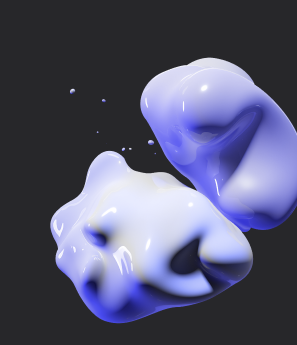
#> input picture assets/files_blob.png, 297 x 345 px
$ python -i analyze_layout.py   (imports and definitions only)   (older library calls are emulated)
#> lines starting #> are read from the running program, lines starting #| are printed output that depends on the picture; after the words box and inside, x2 and y2 are one past the last pixel; in counts of white or black regions, pixels touching at a corner belong together
import cv2
import numpy as np
import os
import json
from math import hypot


# Custom JSON encoder for numpy types
class NumpyEncoder(json.JSONEncoder):
    def default(self, obj):
        if isinstance(obj, (np.integer, int)):
            return int(obj)
        elif isinstance(obj, (np.floating, float)):
            return float(obj)
        elif isinstance(obj, np.ndarray):
            return obj.tolist()
        elif isinstance(obj, np.bool_):
            return bool(obj)
        return super(NumpyEncoder, self).default(obj)


# ==========================================
# 1. HELPER FUNCTIONS
# ==========================================


def resize_for_fast_processing(img, max_side=640):
    h, w = img.shape[:2]
    scale = max_side / max(h, w) if max(h, w) > max_side else 1.0
    if scale != 1.0:
        img = cv2.resize(
            img, (int(w * scale), int(h * scale)), interpolation=cv2.INTER_AREA
        )
    return img, scale


def compute_saliency_gray(img):
    sal = None
    try:
        salience = cv2.saliency.StaticSaliencySpectralResidual_create()
        success, sal = salience.computeSaliency(img)
        if not success:
            sal = None
    except Exception:
        sal = None
    if sal is None:
        gray = cv2.cvtColor(img, cv2.COLOR_BGR2GRAY)
        blur1 = cv2.GaussianBlur(gray, (3, 3), 0)
        blur2 = cv2.GaussianBlur(gray, (21, 21), 0)
        sal = cv2.absdiff(blur1, blur2)
        sal = sal.astype(np.float32) / (sal.max() + 1e-9)
    else:
        sal = sal.astype(np.float32)
        if sal.max() > 0:
            sal /= sal.max()
    return sal


def saliency_centroid(sal):
    h, w = sal.shape
    M = sal.sum()
    if M <= 1e-6:
        return (w / 2, h / 2)
    ys, xs = np.indices(sal.shape)
    cx = (xs * sal).sum() / M
    cy = (ys * sal).sum() / M
    return (float(cx), float(cy))


def detect_lines(gray, canny_thresh1=50, canny_thresh2=150, hough_thresh=50):
    edges = cv2.Canny(gray, canny_thresh1, canny_thresh2)
    lines = cv2.HoughLinesP(
        edges,
        rho=1,
        theta=np.pi / 180,
        threshold=hough_thresh,
        minLineLength=min(gray.shape) // 10,
        maxLineGap=10,
    )
    if lines is None:
        return edges, []
    lines = [tuple(l[0]) for l in lines]
    return edges, lines


# [62 lines left out: functions project_sal_along_axis, count_saliency_peaks_along_y, band_saliency_fractions, sal_bbox_and_margins, component_bboxes_from_mask, bbox_laplacian_variance, not called in this run]


# ==========================================
# 2. ROBUST CONTINUOUS LAYOUT SCORERS
# ==========================================


def _proj_and_peaks(sal, axis=0, smooth_k=15):
    proj = sal.sum(axis=1 - axis) if axis == 0 else sal.sum(axis=0)
    k = max(3, smooth_k)
    kernel = np.ones(k) / k
    proj_s = np.convolve(proj, kernel, mode="same")
    if proj_s.max() > 0:
        proj_s = proj_s / proj_s.max()
    return proj_s


def vertical_stack_score(sal, lines, min_peaks=2):
    h, w = sal.shape
    proj = _proj_and_peaks(sal, axis=0, smooth_k=max(5, int(h * 0.03)))
    peaks = [
        i
        for i in range(1, len(proj) - 1)
        if proj[i] > proj[i - 1] and proj[i] > proj[i + 1] and proj[i] > 0.18
    ]
    if len(peaks) == 0:
        return 0.0, {"peaks": 0}
    avg_peak = float(np.mean([proj[p] for p in peaks]))
    peak_count_score = min(1.0, len(peaks) / max(1.0, min_peaks))
    peak_prom_score = avg_peak
    h_lines = 0
    for x1, y1, x2, y2 in lines:
        dy = abs(y2 - y1)
        dx = abs(x2 - x1) + 1e-9
        slope = dy / dx
        if slope < 0.3 and abs(x2 - x1) > 0.6 * w:
            h_lines += 1
    sep_score = min(1.0, h_lines / 2.0)
    span_ok = 0
    for p in peaks:
        row = sal[max(0, p - 2) : min(h, p + 3), :]
        if row.sum() <= 1e-9:
            continue
        col_sum = row.sum(axis=0)
        frac_nonzero = (col_sum > (col_sum.max() * 0.05)).sum() / float(w)
        if frac_nonzero > 0.65:
            span_ok += 1
    span_score = min(1.0, span_ok / max(1.0, len(peaks)))
    score = (
        0.45 * peak_count_score
        + 0.25 * peak_prom_score
        + 0.15 * sep_score
        + 0.15 * span_score
    )
    return float(np.clip(score, 0.0, 1.0)), {
        "peaks": len(peaks),
        "avg_peak": avg_peak,
        "h_lines": h_lines,
        "span_ok": span_ok,
    }


def triptych_score(sal, lines):
    h, w = sal.shape
    total = sal.sum() + 1e-9
    bands = [sal[:, i * w // 3 : (i + 1) * w // 3].sum() / total for i in range(3)]
    mn, mx = min(bands), max(bands)
    balance = 1.0 - (mx - mn)
    balance = np.clip(balance, 0.0, 1.0)
    v_hits = 0
    for x1, y1, x2, y2 in lines:
        dx = abs(x2 - x1) + 1e-9
        dy = abs(y2 - y1)
        slope = dy / dx if dx > 1 else 1e9
        if slope > 3 and dy > 0.6 * h:
            cx = (x1 + x2) / 2
            if abs(cx - w / 3) < 0.08 * w or abs(cx - 2 * w / 3) < 0.08 * w:
                v_hits += 1
    line_score = np.tanh(v_hits / 2.0)
    band_floor = min(1.0, mn / 0.15)
    score = 0.55 * balance + 0.25 * line_score + 0.20 * band_floor
    return float(np.clip(score, 0.0, 1.0)), {"band_fracs": bands, "v_line_hits": v_hits}


def full_bleed_score(
    sal,
    img,
    edge_margin_frac=0.03,
    edge_sal_thresh=0.25,
    sal_bbox_thresh=0.2,
    white_thresh=245,
    white_frac_thresh=0.80,
    edge_sal_frac_thresh=0.50,
    bbox_touch_required=0.75,
):
    """
    Binary full-bleed detector (returns 0 or 1, plus info).
    - Rejects as full-bleed if a white margin/border is detected.
    - Uses saliency near edges and whether saliency bbox touches edges.
    """
    h, w = sal.shape
    m = max(1, int(min(h, w) * edge_margin_frac))

    # 1) fraction of edge band pixels that are salient (sal > edge_sal_thresh)
    mask_edge = np.zeros_like(sal, dtype=bool)
    mask_edge[:m, :] = True
    mask_edge[-m:, :] = True
    mask_edge[:, :m] = True
    mask_edge[:, -m:] = True
    edge_sal_frac = float((sal[mask_edge] > edge_sal_thresh).sum()) / (
        mask_edge.sum() + 1e-9
    )

    # 2) compute saliency bbox touch (based on sal > sal_bbox_thresh)
    mask2 = sal > sal_bbox_thresh
    if mask2.sum() == 0:
        bbox_touch = 0.0
    else:
        ys, xs = np.where(mask2)
        minx, maxx = int(xs.min()), int(xs.max())
        miny, maxy = int(ys.min()), int(ys.max())
        touches = (
            int(minx <= 1) + int(maxx >= w - 2) + int(miny <= 1) + int(maxy >= h - 2)
        )
        bbox_touch = touches / 4.0

    # 3) check for white margin/border
    # sample the same border band from the color image and compute fraction of nearly-white pixels
    # ensure img is uint8 BGR
    band_top = img[:m, :, :] if m > 0 else np.zeros((0, w, 3), dtype=img.dtype)
    band_bottom = img[-m:, :, :] if m > 0 else np.zeros((0, w, 3), dtype=img.dtype)
    band_left = img[:, :m, :] if m > 0 else np.zeros((h, 0, 3), dtype=img.dtype)
    band_right = img[:, -m:, :] if m > 0 else np.zeros((h, 0, 3), dtype=img.dtype)

    # stack all border samples into one array (may contain duplicates at corners but that's fine)
    border_pixels = np.concatenate(
        [
            band_top.reshape(-1, 3),
            band_bottom.reshape(-1, 3),
            band_left.reshape(-1, 3),
            band_right.reshape(-1, 3),
        ],
        axis=0,
    )
    if border_pixels.size == 0:
        white_border_frac = 0.0
    else:
        # white if all channels >= white_thresh
        white_mask = np.all(border_pixels >= white_thresh, axis=1)
        white_border_frac = float(white_mask.sum()) / float(border_pixels.shape[0])

    # Also detect a uniform border (low std) which sometimes signals a margin even if not white
    border_std = float(np.std(border_pixels)) if border_pixels.size > 0 else 0.0
    border_uniform = border_std < 6.0  # small std => uniform border

    # 4) Decide binary score
    # Conditions favoring full-bleed:
    cond_edge_sal = edge_sal_frac >= edge_sal_frac_thresh
    cond_bbox_touch = (
        bbox_touch >= bbox_touch_required
    )  # e.g. >=0.75 means touching 3 or 4 edges

    # Final logic: require (edge saliency OR bbox touch) AND NOT white border
    is_full_bleed = (
        (cond_edge_sal or cond_bbox_touch)
        and (white_border_frac < white_frac_thresh)
        and (not (border_uniform and white_border_frac > 0.25))
    )

    score = 1 if is_full_bleed else 0

    info = {
        "edge_margin_px": m,
        "edge_sal_frac": edge_sal_frac,
        "edge_sal_thresh": edge_sal_thresh,
        "cond_edge_sal": cond_edge_sal,
        "bbox_touch": bbox_touch,
        "bbox_touch_required": bbox_touch_required,
        "white_border_frac": white_border_frac,
        "white_thresh": white_thresh,
        "white_frac_thresh": white_frac_thresh,
        "border_std": border_std,
        "border_uniform": border_uniform,
        "decision_full_bleed": bool(is_full_bleed),
    }
    return score, info


def tight_crop_score(sal, gray, sal_thresh=0.1):
    h, w = sal.shape
    mask = sal > sal_thresh
    if mask.sum() == 0:
        return 0.0, {"area_frac": 0.0, "tightness": 1.0}
    ys, xs = np.where(mask)
    minx, maxx = int(xs.min()), int(xs.max())
    miny, maxy = int(ys.min()), int(ys.max())
    bbox_area = (maxx - minx + 1) * (maxy - miny + 1)
    area_frac = bbox_area / float(w * h)
    left = minx
    right = w - 1 - maxx
    top = miny
    bottom = h - 1 - maxy
    tightness = min(left, right, top, bottom) / float(min(w, h) + 1e-9)
    area_score = np.clip((area_frac - 0.15) / (0.6 - 0.15), 0.0, 1.0)
    tight_score = 1.0 - np.clip(tightness / 0.08, 0.0, 1.0)
    score = 0.6 * area_score + 0.4 * tight_score
    return float(np.clip(score, 0.0, 1.0)), {
        "area_frac": area_frac,
        "tightness": tightness,
        "margins": (left, right, top, bottom),
    }


def layered_foreground_score(sal, gray):
    mask = (sal > 0.25).astype(np.uint8)
    kernel = np.ones((5, 5), np.uint8)
    mask = cv2.morphologyEx(mask, cv2.MORPH_CLOSE, kernel)
    mask = cv2.morphologyEx(mask, cv2.MORPH_OPEN, kernel)
    contours, _ = cv2.findContours(
        (mask * 255).astype(np.uint8), cv2.RETR_EXTERNAL, cv2.CHAIN_APPROX_SIMPLE
    )
    bboxes = []
    sharpness = []
    for c in contours:
        x, y, w, h = cv2.boundingRect(c)
        if w * h < 0.005 * sal.size:
            continue
        bboxes.append((x, y, x + w - 1, y + h - 1))
        roi = gray[y : y + h, x : x + w]
        lap = cv2.Laplacian(roi, cv2.CV_64F)
        sharpness.append(float(np.var(lap)))
    n = len(bboxes)
    if n < 2:
        return 0.0, {"num_components": n}
    s = np.array(sharpness) + 1e-9
    s_norm = (s - s.mean()) / (s.std() + 1e-9)
    sharp_std = float(np.std(s_norm))
    overlaps = 0
    for i in range(len(bboxes)):
        for j in range(i + 1, len(bboxes)):
            a = bboxes[i]
            b = bboxes[j]
            ix1 = max(a[0], b[0])
            iy1 = max(a[1], b[1])
            ix2 = min(a[2], b[2])
            iy2 = min(a[3], b[3])
            if ix2 >= ix1 and iy2 >= iy1:
                inter = (ix2 - ix1 + 1) * (iy2 - iy1 + 1)
                area_a = (a[2] - a[0] + 1) * (a[3] - a[1] + 1)
                if inter > 0.05 * area_a:
                    overlaps += 1
    comp_score = np.clip((n - 1) / 4.0, 0, 1)
    sharp_score = np.tanh(sharp_std)
    overlap_score = np.tanh(overlaps / 2.0)
    score = 0.45 * comp_score + 0.35 * sharp_score + 0.20 * overlap_score
    return float(np.clip(score, 0.0, 1.0)), {
        "num_components": n,
        "sharp_std": sharp_std,
        "overlaps": overlaps,
    }


def balance_score(img_bgr, sal):
    img_lab = cv2.cvtColor(img_bgr, cv2.COLOR_BGR2LAB).astype(np.float32)
    L = img_lab[:, :, 0] / 255.0
    img_hsv = cv2.cvtColor(img_bgr, cv2.COLOR_BGR2HSV).astype(np.float32)
    S = img_hsv[:, :, 1] / 255.0
    weight = sal * (L + 0.5 * S)
    M = weight.sum()
    h, w = sal.shape
    if M <= 1e-6:
        return 0.0
    ys, xs = np.indices(sal.shape)
    cx = (xs * weight).sum() / M
    cy = (ys * weight).sum() / M
    dx = abs(cx - w / 2) / (w / 2)
    dy = abs(cy - h / 2) / (h / 2)
    dist = np.sqrt(dx * dx + dy * dy) / np.sqrt(2)
    return float(max(0.0, 1.0 - dist * 1.4))


def symmetry_score(img_gray):
    h, w = img_gray.shape
    left = img_gray[:, : w // 2]
    right = img_gray[:, w - w // 2 :]
    right_flipped = cv2.flip(right, 1)
    if left.shape != right_flipped.shape:
        right_flipped = cv2.resize(right_flipped, (left.shape[1], left.shape[0]))
    leftf = left.astype(np.float32)
    rightf = right_flipped.astype(np.float32)
    if leftf.std() < 1e-3 or rightf.std() < 1e-3:
        return 0.0
    corr = np.corrcoef(leftf.flatten(), rightf.flatten())[0, 1]
    return float(max(0.0, min(1.0, (corr + 1) / 2)))


def thirds_score(sal, centroid):
    h, w = sal.shape
    cx, cy = centroid
    thirds_pts = [
        (w / 3, h / 3),
        (w / 3, 2 * h / 3),
        (2 * w / 3, h / 3),
        (2 * w / 3, 2 * h / 3),
    ]
    dists = [hypot(cx - x, cy - y) for (x, y) in thirds_pts]
    maxd = hypot(w, h)
    score = 1.0 - min(dists) / maxd * 1.2
    vline_dist = min(abs(cx - w / 3), abs(cx - 2 * w / 3)) / w
    hline_dist = min(abs(cy - h / 3), abs(cy - 2 * h / 3)) / h
    line_score = 1.0 - min(vline_dist, hline_dist)
    return float(max(0.0, min(1.0, 0.6 * score + 0.4 * line_score)))


def golden_ratio_score(sal, centroid):
    h, w = sal.shape
    gx = [0.382, 0.618]
    gy = [0.382, 0.618]
    cx, cy = centroid
    pts = [(g * w, g2 * h) for g in gx for g2 in gy]
    dists = [hypot(cx - x, cy - y) for x, y in pts]
    maxd = hypot(w, h)
    return float(max(0.0, min(1.0, 1.0 - min(dists) / (maxd * 0.9))))


def negative_space_score(sal):
    low = (sal < 0.15).sum() / sal.size
    return float(min(1.0, low))


def center_score(sal, centroid):
    h, w = sal.shape
    cx, cy = centroid
    dx = abs(cx - w / 2) / (w / 2)
    dy = abs(cy - h / 2) / (h / 2)
    dist = np.sqrt(dx * dx + dy * dy) / np.sqrt(2)
    return float(max(0.0, 1.0 - dist * 1.2))


def analyze_single_image(img_path):
#> called with img_path = '../../../../../assets/files_blob.png'
    if not os.path.exists(img_path):
        return json.dumps(
            {"scores": {}, "error": f"File not found at {img_path}"}, cls=NumpyEncoder
        )

    img_full = cv2.imread(img_path)
#> img_full is the input picture: shape (345, 297, 3); mean B, G, R 111.4, 85.4, 84.6
    if img_full is None:
        return json.dumps(
            {"scores": {}, "error": f"Could not load image. Check format."},
            cls=NumpyEncoder,
        )

    img, scale = resize_for_fast_processing(img_full, max_side=640)
#> scale = 1
    h, w = img.shape[:2]
    gray = cv2.cvtColor(img, cv2.COLOR_BGR2GRAY)

    sal = compute_saliency_gray(img)
#> in compute_saliency_gray, `success, sal = salience.computeSaliency(img)`:
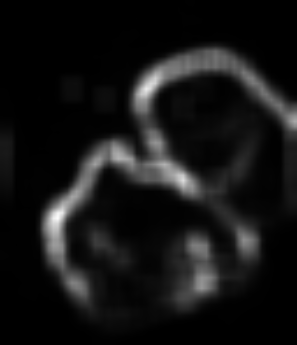
#> sal: shape (345, 297) float32; min 0.000386, max 0.987, mean 0.0834
#> in compute_saliency_gray, `success, sal = salience.computeSaliency(img)`: success = True
    if sal.shape != gray.shape:
        sal = cv2.resize(sal, (w, h), interpolation=cv2.INTER_LINEAR)
    centroid = saliency_centroid(sal)
#> in saliency_centroid, `M = sal.sum()`: M = 8659.8
#> in saliency_centroid, `cx = (xs * sal).sum() / M`: cx = 159.3
#> in saliency_centroid, `cy = (ys * sal).sum() / M`: cy = 178.7
#> centroid = (159.3, 178.7)

    edges, lines = detect_lines(gray)
#> in detect_lines, `edges = cv2.Canny(gray, canny_thresh1, canny_thresh2)`:
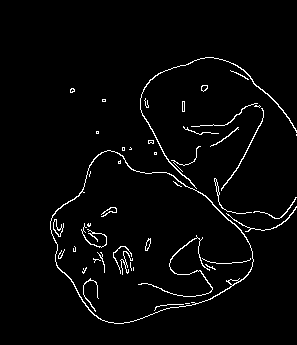
#> edges: shape (345, 297); 2.8% white in thin lines or dots, all inside (x1, y1, x2, y2) = (50, 57, 297, 324)
#> in detect_lines, `lines = cv2.HoughLinesP( edges, rho=1, theta=np.pi / 180, threshold=ho..`: lines = [[168, 161, 246, 237], [240, 67, 283, 110], [235, 171, 262, 120], [146, 119, 167, 159]]
#> in detect_lines, `lines = [tuple(l[0]) for l in lines]`: lines = [(168, 161, 246, 237), (240, 67, 283, 110), (235, 171, 262, 120), (146, 119, 167, 159)]

    # ======= compute composition scores (existing + new layout scores) =======
    composition_scores = {
        "Rule of Thirds": thirds_score(sal, centroid),
        "Golden Ratio": golden_ratio_score(sal, centroid),
        "Symmetry": symmetry_score(gray),
        "Negative Space": negative_space_score(sal),
        "Center Composition": center_score(sal, centroid),
        "Balance": balance_score(img, sal),
    }
#> in thirds_score, `cx, cy = centroid`: cx = 159.3; cy = 178.7
#> in thirds_score, `dists = [hypot(cx - x, cy - y) for (x, y) in thirds_pts]`: dists = [87.67, 79.17, 74.52, 64.3]
#> in thirds_score, `score = 1.0 - min(dists) / maxd * 1.2`: score = 0.83
#> in thirds_score, `vline_dist = min(abs(cx - w / 3), abs(cx - 2 * w / 3)) / w`: vline_dist = 0.13
#> in thirds_score, `hline_dist = min(abs(cy - h / 3), abs(cy - 2 * h / 3)) / h`: hline_dist = 0.149
#> in thirds_score, `line_score = 1.0 - min(vline_dist, hline_dist)`: line_score = 0.87
#> in golden_ratio_score, `h, w = sal.shape`: h = 345; w = 297
#> in golden_ratio_score, `pts = [(g * w, g2 * h) for g in gx for g2 in gy]`: pts = [(113.5, 131.8), (113.5, 213.2), (183.5, 131.8), (183.5, 213.2)]
#> in golden_ratio_score, `dists = [hypot(cx - x, cy - y) for x, y in pts]`: dists = [65.55, 57.39, 52.78, 42.22]
#> in golden_ratio_score, `maxd = hypot(w, h)`: maxd = 455.2
#> in symmetry_score, `h, w = img_gray.shape`: h = 345; w = 297
#> in symmetry_score, `right = img_gray[:, w - w // 2 :]`:
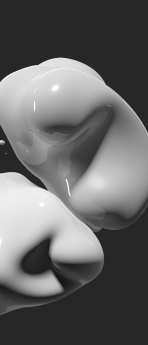
#> right: shape (345, 148); min 20, max 255, mean 101
#> in symmetry_score, `right_flipped = cv2.flip(right, 1)`:
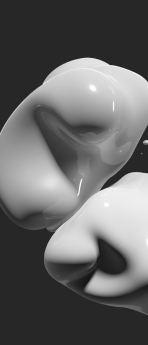
#> right_flipped: shape (345, 148); min 20, max 255, mean 101
#> in symmetry_score, `corr = np.corrcoef(leftf.flatten(), rightf.flatten())[0, 1]`: corr = 0.45
#> in negative_space_score, `low = (sal < 0.15).sum() / sal.size`: low = 0.822
#> in center_score, `h, w = sal.shape`: h = 345; w = 297
#> in center_score, `cx, cy = centroid`: cx = 159.3; cy = 178.7
#> in center_score, `dx = abs(cx - w / 2) / (w / 2)`: dx = 0.0726
#> in center_score, `dy = abs(cy - h / 2) / (h / 2)`: dy = 0.0357
#> in center_score, `dist = np.sqrt(dx * dx + dy * dy) / np.sqrt(2)`: dist = 0.0572
#> in balance_score, `img_lab = cv2.cvtColor(img_bgr, cv2.COLOR_BGR2LAB).astype(np.float32)`:
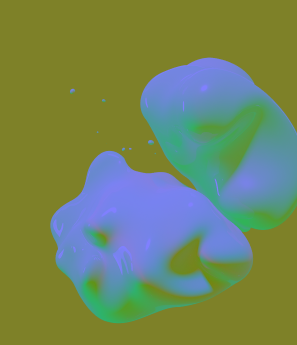
#> img_lab: shape (345, 297, 3) float32; mean B, G, R 90.8, 134.5, 114.2
#> in balance_score, `img_hsv = cv2.cvtColor(img_bgr, cv2.COLOR_BGR2HSV).astype(np.float32)`:
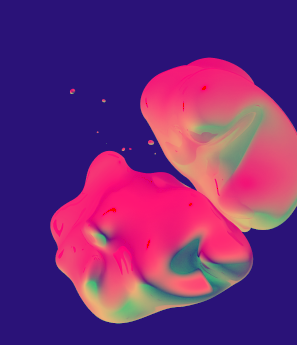
#> img_hsv: shape (345, 297, 3) float32; mean B, G, R 119.3, 43.2, 111.4
#> in balance_score, `weight = sal * (L + 0.5 * S)`:
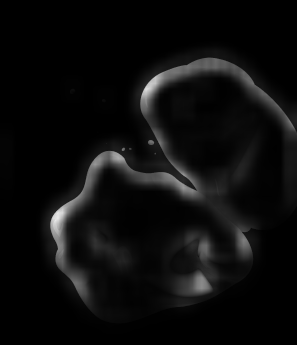
#> weight: shape (345, 297) float32; min 7.51e-05, max 0.917, mean 0.0496
#> in balance_score, `M = weight.sum()`: M = 5083.5
#> (the rest of the program and of its run is left out)
